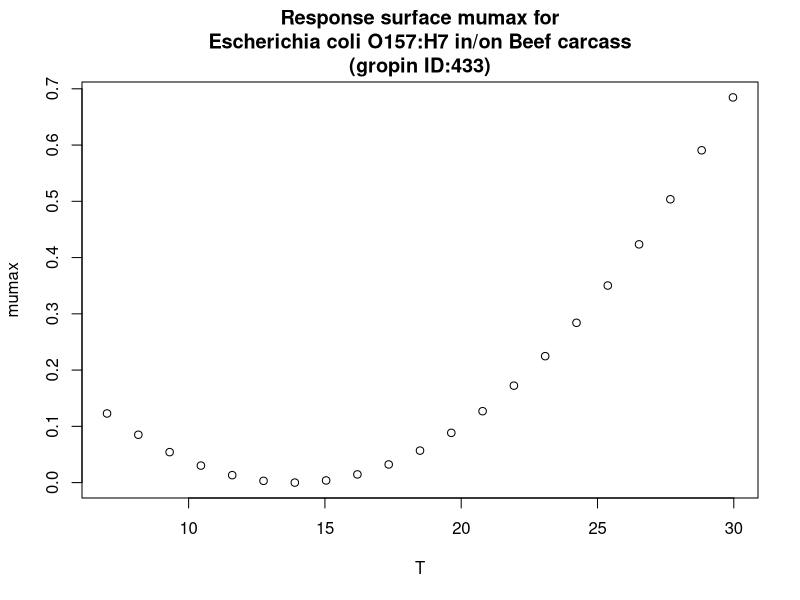

Write the R code that produced this figure.
#############################
# start of Parameter script
#############################
T <- seq(7.007,29.97002997003,length.out=21)
#############################
# end of Parameter script
#############################
############################# 
# start of Model script Gropin ID 433 
#############################
 
# constant coefficients for this model
 
variables <- data.frame(T)
argumentsPar <- expand.grid(variables)
 
# heart of the model
response_surface <- function(T) {
   mumax <-(0.0513*T-0.71)^2

return(mumax=mumax)
} 

# output parameters
responseSurface <- cbind(argumentsPar,response_surface(argumentsPar['T']))
colnames(responseSurface) <- c(colnames(argumentsPar),'mumax')
#############################
# End of Model script
#############################
############################# 
# start of Visualisation script Gropin ID 433 
#############################
plot(T,responseSurface$'mumax',xlab='T',
                          ylab='mumax',main='Response surface mumax for
Escherichia coli O157:H7 in/on Beef carcass
(gropin ID:433)')
#############################
# End of Visualisation script
#############################
